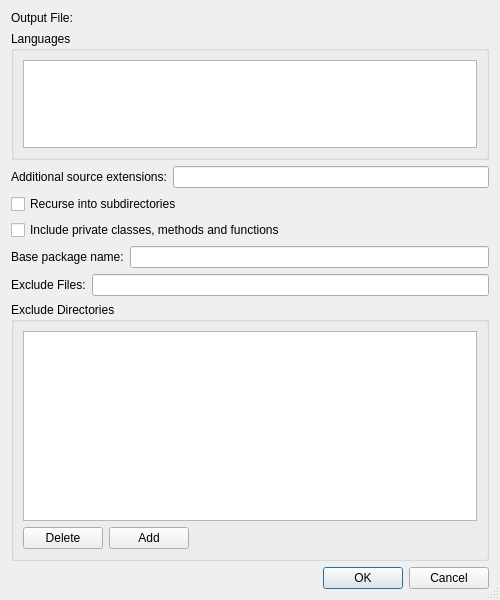
<?xml version="1.0" encoding="UTF-8"?>
<ui version="4.0">
 <class>EricapiConfigDialog</class>
 <widget class="QDialog" name="EricapiConfigDialog">
  <property name="geometry">
   <rect>
    <x>0</x>
    <y>0</y>
    <width>500</width>
    <height>600</height>
   </rect>
  </property>
  <property name="windowTitle">
   <string>Ericapi Configuration</string>
  </property>
  <property name="sizeGripEnabled">
   <bool>true</bool>
  </property>
  <layout class="QVBoxLayout" name="verticalLayout_2">
   <item>
    <layout class="QHBoxLayout" name="horizontalLayout">
     <item>
      <widget class="QLabel" name="TextLabel6">
       <property name="text">
        <string>Output File:</string>
       </property>
      </widget>
     </item>
     <item>
      <widget class="E5PathPicker" name="outputFilePicker" native="true">
       <property name="sizePolicy">
        <sizepolicy hsizetype="Expanding" vsizetype="Preferred">
         <horstretch>0</horstretch>
         <verstretch>0</verstretch>
        </sizepolicy>
       </property>
       <property name="focusPolicy">
        <enum>Qt::StrongFocus</enum>
       </property>
       <property name="toolTip">
        <string>Enter an output filename</string>
       </property>
       <property name="whatsThis">
        <string>&lt;b&gt;Output Filename&lt;/b&gt;&lt;p&gt;Enter the filename of the output file. A '%L' placeholder is replaced by the language of the API file.&lt;/p&gt;</string>
       </property>
      </widget>
     </item>
    </layout>
   </item>
   <item>
    <widget class="QGroupBox" name="groupBox_2">
     <property name="sizePolicy">
      <sizepolicy hsizetype="Preferred" vsizetype="Preferred">
       <horstretch>0</horstretch>
       <verstretch>1</verstretch>
      </sizepolicy>
     </property>
     <property name="title">
      <string>Languages</string>
     </property>
     <layout class="QVBoxLayout" name="verticalLayout">
      <item>
       <widget class="QListWidget" name="languagesList">
        <property name="toolTip">
         <string>Select the languages of the  APIs to generate</string>
        </property>
        <property name="selectionMode">
         <enum>QAbstractItemView::ExtendedSelection</enum>
        </property>
       </widget>
      </item>
     </layout>
    </widget>
   </item>
   <item>
    <layout class="QHBoxLayout">
     <item>
      <widget class="QLabel" name="textLabel1_3">
       <property name="text">
        <string>Additional source extensions:</string>
       </property>
      </widget>
     </item>
     <item>
      <widget class="QLineEdit" name="sourceExtEdit">
       <property name="toolTip">
        <string>Enter additional source extensions separated by a comma</string>
       </property>
      </widget>
     </item>
    </layout>
   </item>
   <item>
    <layout class="QGridLayout">
     <item row="0" column="1">
      <spacer>
       <property name="orientation">
        <enum>Qt::Horizontal</enum>
       </property>
       <property name="sizeType">
        <enum>QSizePolicy::Expanding</enum>
       </property>
       <property name="sizeHint" stdset="0">
        <size>
         <width>31</width>
         <height>20</height>
        </size>
       </property>
      </spacer>
     </item>
     <item row="0" column="0">
      <widget class="QCheckBox" name="recursionCheckBox">
       <property name="toolTip">
        <string>Select to recurse into subdirectories</string>
       </property>
       <property name="text">
        <string>Recurse into subdirectories</string>
       </property>
      </widget>
     </item>
     <item row="1" column="0" colspan="2">
      <widget class="QCheckBox" name="includePrivateCheckBox">
       <property name="toolTip">
        <string>Select to include private classes, methods and functions in the API file</string>
       </property>
       <property name="text">
        <string>Include private classes, methods and functions</string>
       </property>
      </widget>
     </item>
    </layout>
   </item>
   <item>
    <layout class="QHBoxLayout">
     <item>
      <widget class="QLabel" name="label">
       <property name="text">
        <string>Base package name:</string>
       </property>
      </widget>
     </item>
     <item>
      <widget class="QLineEdit" name="baseEdit">
       <property name="toolTip">
        <string>Enter the name of the base package</string>
       </property>
      </widget>
     </item>
    </layout>
   </item>
   <item>
    <layout class="QHBoxLayout">
     <item>
      <widget class="QLabel" name="label_2">
       <property name="text">
        <string>Exclude Files:</string>
       </property>
      </widget>
     </item>
     <item>
      <widget class="QLineEdit" name="excludeFilesEdit">
       <property name="toolTip">
        <string>Enter filename patterns of files to be excluded separated by a comma</string>
       </property>
      </widget>
     </item>
    </layout>
   </item>
   <item>
    <widget class="QGroupBox" name="groupBox">
     <property name="sizePolicy">
      <sizepolicy hsizetype="Preferred" vsizetype="Preferred">
       <horstretch>0</horstretch>
       <verstretch>2</verstretch>
      </sizepolicy>
     </property>
     <property name="title">
      <string>Exclude Directories</string>
     </property>
     <layout class="QGridLayout" name="gridLayout">
      <item row="0" column="0" colspan="3">
       <widget class="QListWidget" name="ignoreDirsList">
        <property name="toolTip">
         <string>List of directory basenames to be ignored</string>
        </property>
       </widget>
      </item>
      <item row="1" column="0">
       <widget class="QPushButton" name="deleteButton">
        <property name="toolTip">
         <string>Press to delete the selected directory from the list</string>
        </property>
        <property name="text">
         <string>Delete</string>
        </property>
       </widget>
      </item>
      <item row="1" column="1">
       <widget class="QPushButton" name="addButton">
        <property name="toolTip">
         <string>Press to add the entered directory to the list</string>
        </property>
        <property name="text">
         <string>Add</string>
        </property>
       </widget>
      </item>
      <item row="1" column="2">
       <widget class="E5PathPicker" name="ignoreDirPicker" native="true">
        <property name="sizePolicy">
         <sizepolicy hsizetype="Expanding" vsizetype="Preferred">
          <horstretch>0</horstretch>
          <verstretch>0</verstretch>
         </sizepolicy>
        </property>
        <property name="focusPolicy">
         <enum>Qt::StrongFocus</enum>
        </property>
        <property name="toolTip">
         <string>Enter a directory basename to be ignored</string>
        </property>
       </widget>
      </item>
     </layout>
    </widget>
   </item>
   <item>
    <widget class="QDialogButtonBox" name="buttonBox">
     <property name="orientation">
      <enum>Qt::Horizontal</enum>
     </property>
     <property name="standardButtons">
      <set>QDialogButtonBox::Cancel|QDialogButtonBox::Ok</set>
     </property>
    </widget>
   </item>
  </layout>
 </widget>
 <pixmapfunction>qPixmapFromMimeSource</pixmapfunction>
 <customwidgets>
  <customwidget>
   <class>E5PathPicker</class>
   <extends>QWidget</extends>
   <header>E5Gui/E5PathPicker.h</header>
   <container>1</container>
  </customwidget>
 </customwidgets>
 <tabstops>
  <tabstop>outputFilePicker</tabstop>
  <tabstop>languagesList</tabstop>
  <tabstop>sourceExtEdit</tabstop>
  <tabstop>recursionCheckBox</tabstop>
  <tabstop>includePrivateCheckBox</tabstop>
  <tabstop>baseEdit</tabstop>
  <tabstop>excludeFilesEdit</tabstop>
  <tabstop>ignoreDirPicker</tabstop>
  <tabstop>addButton</tabstop>
  <tabstop>ignoreDirsList</tabstop>
  <tabstop>deleteButton</tabstop>
 </tabstops>
 <resources/>
 <connections>
  <connection>
   <sender>buttonBox</sender>
   <signal>accepted()</signal>
   <receiver>EricapiConfigDialog</receiver>
   <slot>accept()</slot>
   <hints>
    <hint type="sourcelabel">
     <x>41</x>
     <y>477</y>
    </hint>
    <hint type="destinationlabel">
     <x>41</x>
     <y>497</y>
    </hint>
   </hints>
  </connection>
  <connection>
   <sender>buttonBox</sender>
   <signal>rejected()</signal>
   <receiver>EricapiConfigDialog</receiver>
   <slot>reject()</slot>
   <hints>
    <hint type="sourcelabel">
     <x>113</x>
     <y>480</y>
    </hint>
    <hint type="destinationlabel">
     <x>113</x>
     <y>501</y>
    </hint>
   </hints>
  </connection>
 </connections>
</ui>
